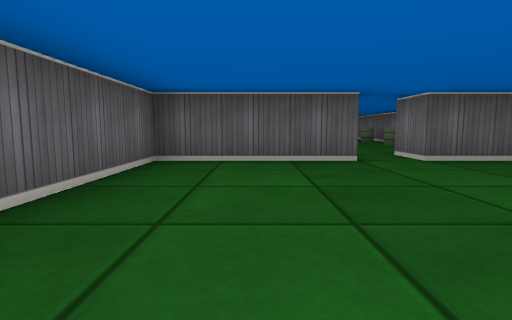
view 1 (above)

16 first-person views from a walk through a cub3D maze. The camera is about half as high as the walls, tilts 6° down and sees 80° across. The floor is counted in squares. Each view is taken from the middle of a square. On the plan, view 1 faces up. The plan holds only what a view shows up to about 9 squares ahead; the rest is blank.

view 2
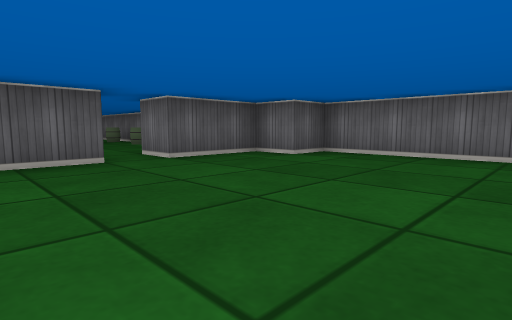

view 3
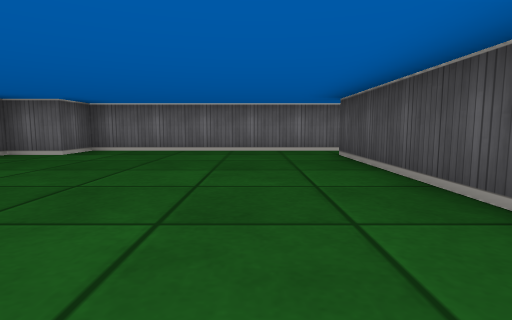

view 4
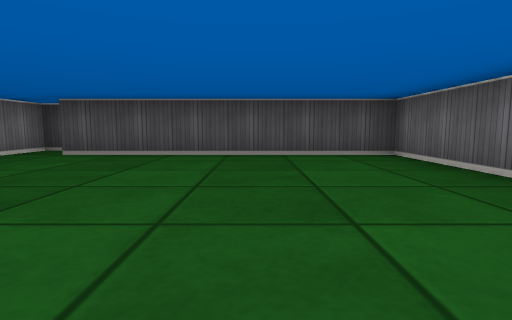

view 5
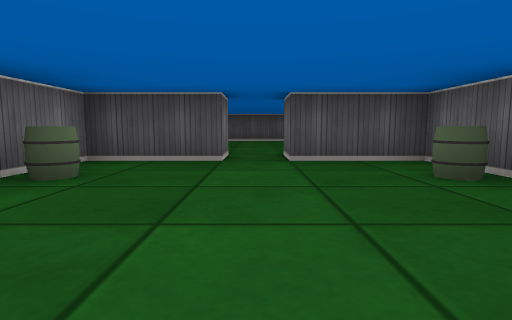

view 6
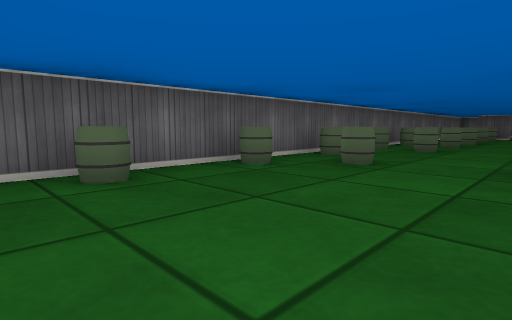

view 7
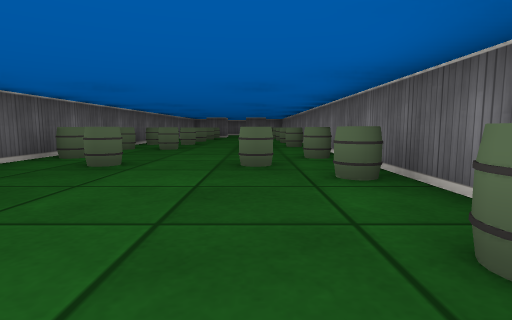

view 8
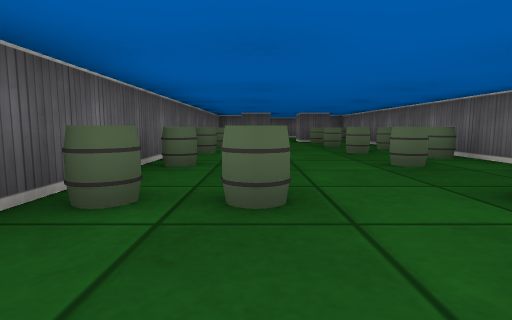

view 9
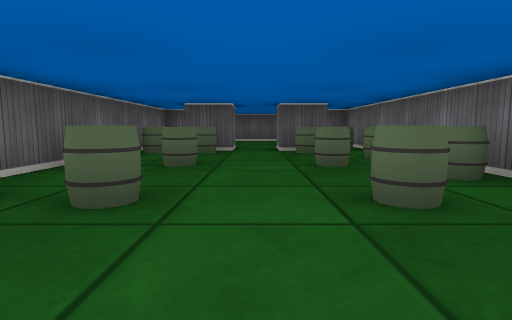

view 10
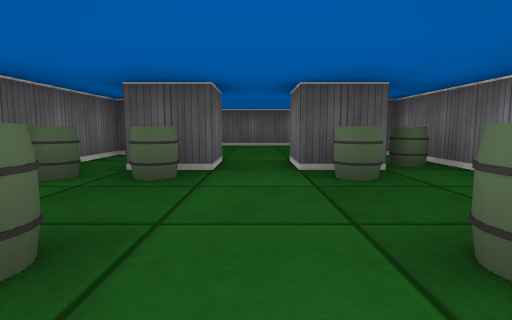

view 11
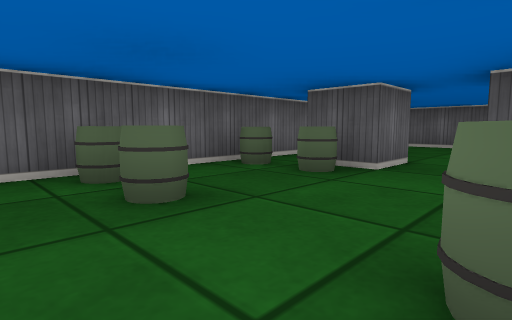

view 12
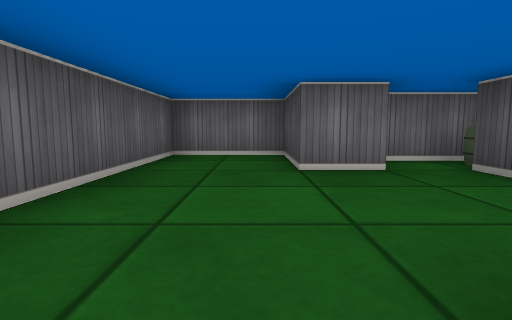

view 13
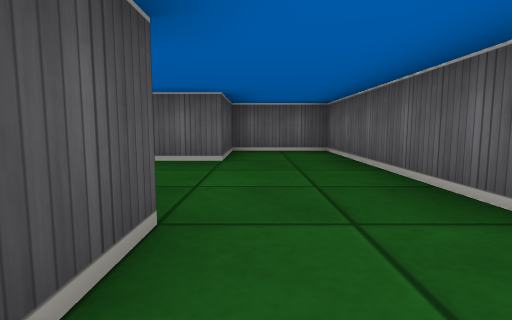

view 14
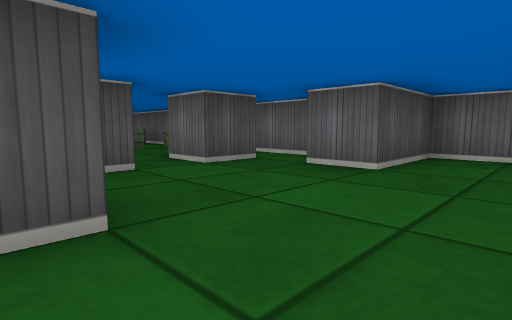

view 15
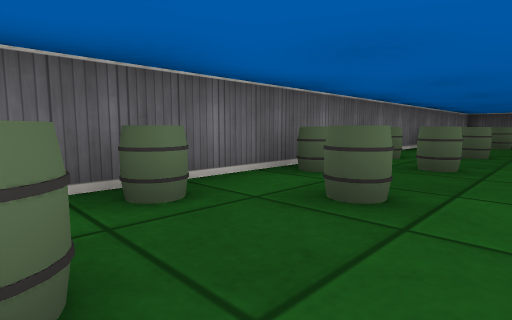

view 16
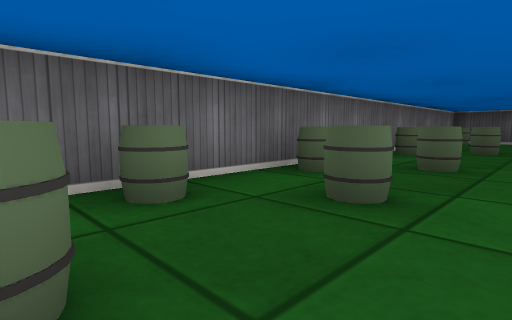

### Floor plan
Points are (right, up) in squares from view 1. A wall is a line through its corners. A room is listed if a view was taken in it or the views show most of it. See-through windows are left out.
Room 1 (views 1, 2, 3, 4)
walls: (1.5, 5.5) (1.5, 4.5) (-1.5, 4.5) (-1.5, -1.5) (4.5, -1.5); (5.5, -2.5) (5.5, 3.5) (4.5, 3.5) (4.5, 4.5) (2.5, 4.5) (2.5, 5.5)
ways out: opening at (2, 5) to room 2
Room 2 (views 5, 6, 7, 8, 9, 10, 11, 12, 13, 14, 15, 16)
walls: (3.5, 21.5) (2.5, 21.5) (2.5, 22.5) (3.5, 22.5); (0.5, 22.5) (1.5, 22.5) (1.5, 21.5) (0.5, 21.5); (3.5, 23.4) (3.5, 24.5) (5.5, 24.5) (5.5, 26.5) (-1.5, 26.5) (-1.5, 24.5) (0.5, 24.5) (0.5, 23.5); (0.1, 23.5) (-0.5, 23.5) (-0.5, 5.5) (1.5, 5.5); (2.5, 5.5) (4.5, 5.5) (4.5, 23.5) (3.9, 23.5)
ways out: opening at (2, 5) to room 1
objects: barrel (0, 7); barrel (0, 9); barrel (0, 11); barrel (0, 13); barrel (0, 15); barrel (0, 17); barrel (0, 19); barrel (0, 21); barrel (1, 10); barrel (1, 13); barrel (1, 15); barrel (1, 17); barrel (1, 19); barrel (1, 21); barrel (3, 10); barrel (3, 13); barrel (3, 15); barrel (3, 17); barrel (3, 19); barrel (3, 21); barrel (4, 7); barrel (4, 9); barrel (4, 11); barrel (4, 14); barrel (4, 16); barrel (4, 18); barrel (4, 20); barrel (4, 22)

Positions as (right, up) in squares from view 1, and headings:
1: (0, 0), facing up
2: (0, 0), facing up-right
3: (-1, 0), facing right
4: (1, 4), facing down
5: (2, 10), facing down
6: (3, 6), facing up-left
7: (3, 6), facing up
8: (1, 11), facing up
9: (2, 15), facing up
10: (2, 18), facing up
11: (3, 18), facing up-left
12: (0, 25), facing right
13: (5, 25), facing left
14: (4, 26), facing down-left
15: (2, 19), facing down-right
16: (2, 17), facing down-right
